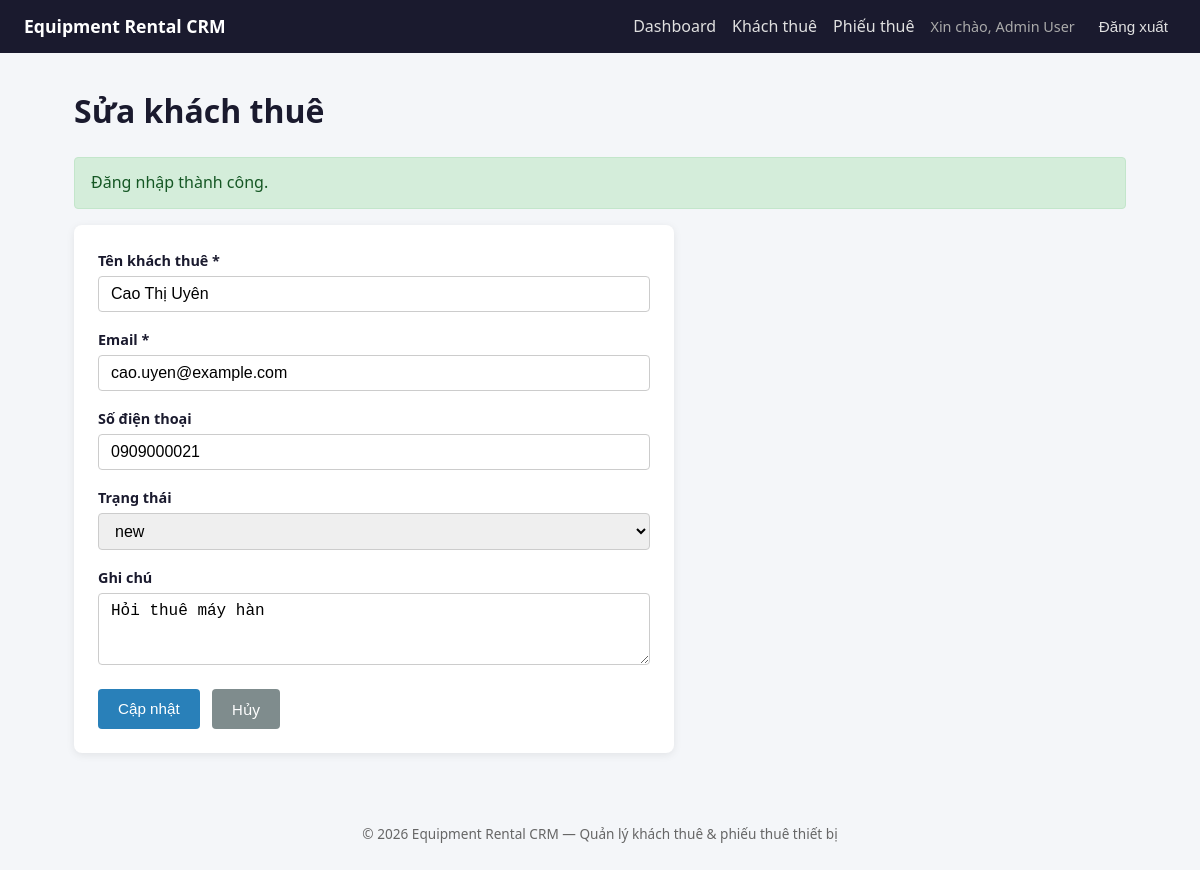
The page /renters/edit?id=21 (signed in) on the database its author committed.
### tables this page shows
CREATE TABLE renters (
    id INT AUTO_INCREMENT PRIMARY KEY,
    name VARCHAR(100) NOT NULL,
    email VARCHAR(150) NOT NULL,
    phone VARCHAR(30),
    status ENUM('new', 'contacted', 'approved', 'inactive') NOT NULL DEFAULT 'new',
    note TEXT,
    created_at DATETIME NOT NULL DEFAULT CURRENT_TIMESTAMP,
    updated_at DATETIME NULL,
    UNIQUE KEY unique_renter_email (email),
    INDEX idx_renters_created_at (created_at),
    INDEX idx_renters_status_created_at (status, created_at)
);

### app/Core/helpers.php (called while the page is built, shortened)
<?php
function e(string $value): string
{
    return htmlspecialchars($value, ENT_QUOTES, 'UTF-8');
}
function render(string $view, array $data = [], string $layout = 'layouts/main'): void
{
    extract($data);
    require __DIR__ . '/../Views/' . $view . '.php';
}

### app/Controllers/RenterController.php (called while the page is built, shortened)
<?php
class RenterController
{
    public function edit(): void
    {
        $id = (int) ($_GET['id'] ?? 0);
        $renter = $this->repo->findById($id);
        render('renters/edit', [
            'title' => 'Sửa khách thuê',
            'renter' => $renter,
            'errors' => [],
            'statuses' => $this->service->getStatuses(),
        ]);
    }
}

### app/Core/Router.php (called while the page is built, shortened)
<?php
class Router
{
    private array $routes = ['GET' => [], 'POST' => []];
    public function get(string $path, array $handler): void
    {
        $this->routes['GET'][$path] = $handler;
    }
    public function post(string $path, array $handler): void
    {
        $this->routes['POST'][$path] = $handler;
    }
    public function dispatch(string $method, string $path, array $container): void
    {
        [$class, $action] = $this->routes[$method][$path];
        $container[$class]->$action();
    }
}

### public/index.php (called while the page is built, shortened)
<?php
$basePath = dirname(__DIR__);
require_once $basePath . '/app/Core/Router.php';
require_once $basePath . '/app/Core/helpers.php';
try {
    $dbConfig = require $basePath . '/config/database.php';
    $pdo = Database::connect($dbConfig);
} catch (Throwable $e) {
    log_error('Database connection failed: ' . $e->getMessage());
    http_response_code(500);
    if (app_config('debug', false)) {
        echo '<h1>Database Connection Error</h1>';
        echo '<p>' . e($e->getMessage()) . '</p>';
    } else {
        echo '<h1>Database Connection Error</h1>';
        echo '<p>Không thể kết nối cơ sở dữ liệu. Vui lòng kiểm tra cấu hình.</p>';
    }
    exit;
}
$userRepository = new UserRepository($pdo);
$renterRepository = new RenterRepository($pdo);
$rentalRepository = new RentalRepository($pdo);
$authService = new AuthService($userRepository);
$renterService = new RenterService($renterRepository);
$rentalService = new RentalService($rentalRepository);
$publicRenterService = new PublicRenterService($renterRepository);
$container = [
    HomeController::class => new HomeController(),
    AuthController::class => new AuthController($authService),
    DashboardController::class => new DashboardController($renterRepository, $rentalService),
    PublicRenterController::class => new PublicRenterController($publicRenterService),
    RenterController::class => new RenterController($renterService, $renterRepository),
    RentalController::class => new RentalController($rentalService, $rentalRepository),
    HealthController::class => new HealthController($pdo),
];
$router = new Router();
$router->get('/', [HomeController::class, 'index']);
$router->get('/login', [AuthController::class, 'login']);
$router->post('/login', [AuthController::class, 'handleLogin']);
$router->post('/logout', [AuthController::class, 'logout']);
$router->get('/dashboard', [DashboardController::class, 'index']);
$router->get('/public-renters/create', [PublicRenterController::class, 'create']);
$router->post('/public-renters', [PublicRenterController::class, 'store']);
$router->get('/renters', [RenterController::class, 'index']);
$router->get('/renters/create', [RenterController::class, 'create']);
$router->post('/renters/store', [RenterController::class, 'store']);
$router->get('/renters/edit', [RenterController::class, 'edit']);
$router->post('/renters/update', [RenterController::class, 'update']);
$router->post('/renters/delete', [RenterController::class, 'delete']);
$router->get('/rentals', [RentalController::class, 'index']);
$router->get('/rentals/create', [RentalController::class, 'create']);
$router->post('/rentals/store', [RentalController::class, 'store']);
$router->get('/rentals/edit', [RentalController::class, 'edit']);
$router->post('/rentals/update', [RentalController::class, 'update']);
$router->post('/rentals/delete', [RentalController::class, 'delete']);
$router->get('/health', [HealthController::class, 'index']);
$method = $_SERVER['REQUEST_METHOD'] ?? 'GET';
$path = parse_url($_SERVER['REQUEST_URI'] ?? '/', PHP_URL_PATH) ?: '/';
$router->dispatch($method, $path, $container);

### app/Repositories/RenterRepository.php (called while the page is built, shortened)
<?php
class RenterRepository
{
    public function findById(int $id): ?array
    {
        $stmt = $this->db->prepare('SELECT * FROM renters WHERE id = :id LIMIT 1');
        $stmt->execute(['id' => $id]);
        $renter = $stmt->fetch();
        return $renter ?: null;
    }
}

### app/Views/renters/edit.php (the view, shortened to what this page needs)
<h1><?= e($title) ?></h1>
<form method="POST" action="/renters/update" class="form-card">
    <div class="form-group">
        <label for="name">Tên khách thuê *</label>
        <input type="text" id="name" name="name" value="<?= e($renter['name'] ?? '') ?>">
    </div>
    <div class="form-group">
        <label for="email">Email *</label>
        <input type="email" id="email" name="email" value="<?= e($renter['email'] ?? '') ?>">
    </div>
    <div class="form-group">
        <label for="phone">Số điện thoại</label>
        <input type="text" id="phone" name="phone" value="<?= e($renter['phone'] ?? '') ?>">
    </div>
    <div class="form-group">
        <label for="status">Trạng thái</label>
        <select id="status" name="status">
            <?php foreach ($statuses as $status): ?>
                <option value="<?= e($status) ?>" <?= (($renter['status'] ?? '') === $status) ? 'selected' : '' ?>>
                    <?= e($status) ?>
                </option>
            <?php endforeach; ?>
        </select>
    </div>
    <div class="form-group">
        <label for="note">Ghi chú</label>
        <textarea id="note" name="note" rows="3"><?= e($renter['note'] ?? '') ?></textarea>
    </div>
    <div class="form-actions">
        <button type="submit" class="btn btn-primary">Cập nhật</button>
        <a href="/renters" class="btn btn-secondary">Hủy</a>
    </div>
</form>

### public/assets/style.css (style rules this page uses)
*, *::before, *::after { box-sizing: border-box; }
body { margin: 0; font-family: 'Segoe UI', Tahoma, Geneva, Verdana, sans-serif; background: #f4f6f9; color: #1a1a2e; line-height: 1.6; }
h1 { margin-top: 0; color: #1a1a2e; }
.card, .form-card, .stat-card { background: #fff; border-radius: 8px; padding: 1.5rem; box-shadow: 0 2px 8px rgba(0, 0, 0, 0.08); }
.form-card { max-width: 600px; }
.form-group { margin-bottom: 1rem; }
.form-group label { display: block; margin-bottom: 0.25rem; font-weight: 600; font-size: 0.9rem; }
.form-group input, .form-group select, .form-group textarea { width: 100%; padding: 0.5rem 0.75rem; border: 1px solid #ccc; border-radius: 4px; font-size: 1rem; }
.btn { display: inline-block; padding: 0.5rem 1.25rem; border: none; border-radius: 4px; cursor: pointer; font-size: 0.95rem; text-decoration: none; text-align: center; }
.btn-primary { background: #2980b9; color: #fff; }
.btn-secondary { background: #7f8c8d; color: #fff; }
.form-actions { display: flex; gap: 0.75rem; margin-top: 1rem; }

### rows shown on the page
renters: name "Cao Thị Uyên", email "cao.uyen@example.com", phone "0909000021", note "Hỏi thuê máy hàn"

### other values the page prints
$_SESSION['user_name'] "Admin User"
$title "Sửa khách thuê"
$success "Đăng nhập thành công."
form field status "new"
